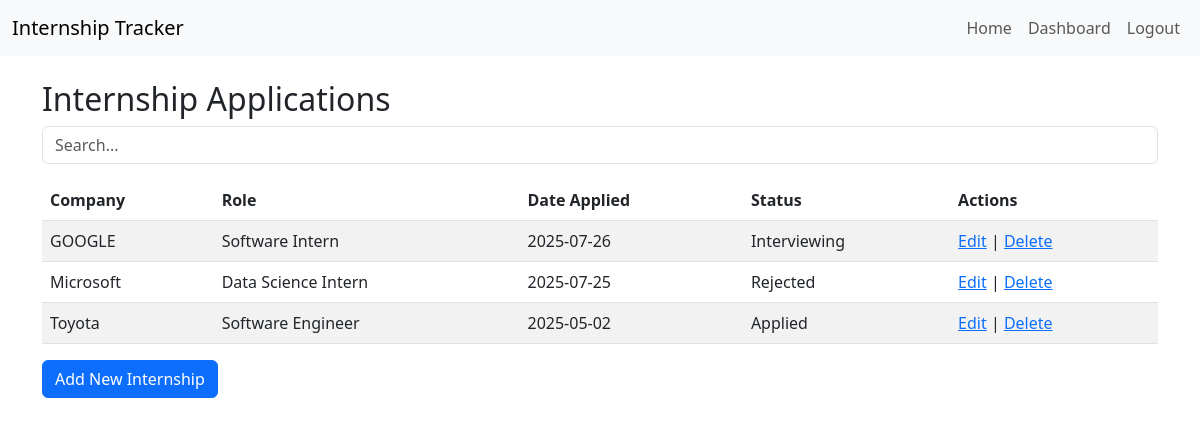
The page / (signed in) on the database its author committed.
### tables this page shows
CREATE TABLE applications (
        id INTEGER PRIMARY KEY AUTOINCREMENT,
        company TEXT NOT NULL,
        role TEXT NOT NULL,
        date_applied TEXT,
        job_link TEXT,
        status TEXT,
        notes TEXT,
        follow_up_date TEXT
    );

### app.py (the view)
@app.route('/')
@login_required
def home():
    search = request.args.get('search', '')  # Get search text from query string
    conn = get_db_connection()
    if search:
        applications = conn.execute('''
            SELECT * FROM applications
            WHERE company LIKE ? OR role LIKE ? OR status LIKE ?
        ''', (f'%{search}%', f'%{search}%', f'%{search}%')).fetchall()
    else:
        applications = conn.execute('SELECT * FROM applications').fetchall()
    conn.close()
    return render_template('home.html', applications=applications, search=search)

### app.py (called while the page is built)
def get_db_connection():
    db_path = os.path.abspath('internships.db')
    print(f"Connecting to DB at: {db_path}")
    conn = sqlite3.connect('internships.db')
    conn.row_factory = sqlite3.Row
    return conn

def login_required(f):
    @wraps(f)
    def decorated_function(*args, **kwargs):
        if 'user_id' not in session:
            flash('You need to log in first.')
            return redirect('/login')
        return f(*args, **kwargs)
    return decorated_function

### templates/home.html (shortened to what this page needs)
{% extends "base.html" %}
{% block content %}
<h2>Internship Applications</h2>
<form method="GET" class="mb-3">
  <input type="text" name="search" value="{{ search }}" placeholder="Search..." class="form-control" />
</form>
<table class="table table-striped">
  <thead>
    <tr>
      <th>Company</th>
      <th>Role</th>
      <th>Date Applied</th>
      <th>Status</th>
      <th>Actions</th>
    </tr>
  </thead>
  <tbody>
    {% for app in applications %}
      <tr>
        <td>{{ app.company }}</td>
        <td>{{ app.role }}</td>
        <td>{{ app.date_applied }}</td>
        <td>{{ app.status }}</td>
        <td>
          <a href="/edit/{{ app.id }}">Edit</a> |
          <a href="/delete/{{ app.id }}" onclick="return confirm('Are you sure?')">Delete</a>
        </td>
      </tr>
    {% else %}
      <tr><td colspan="5">No applications found.</td></tr>
    {% endfor %}
  </tbody>
</table>
<a href="/add" class="btn btn-primary">Add New Internship</a>
{% endblock %}

### templates/base.html (shortened to what this page needs)
<!DOCTYPE html>
<html lang="en">
<head>
  <link href="https://cdn.jsdelivr.net/npm/bootstrap@5.3.0/dist/css/bootstrap.min.css" rel="stylesheet" />
</head>
<body>
<nav class="navbar navbar-expand-lg navbar-light bg-light">
  <div class="container-fluid">
    <a class="navbar-brand" href="/">Internship Tracker</a>
    <div>
      <ul class="navbar-nav me-auto mb-2 mb-lg-0">
        {% if session.get('user_id') %}
          <li class="nav-item"><a class="nav-link" href="/">Home</a></li>
          <li class="nav-item"><a class="nav-link" href="/dashboard">Dashboard</a></li>
          <li class="nav-item"><a class="nav-link" href="/logout">Logout</a></li>
        {% else %}
          <li class="nav-item"><a class="nav-link" href="/login">Login</a></li>
          <li class="nav-item"><a class="nav-link" href="/register">Register</a></li>
        {% endif %}
      </ul>
    </div>
  </div>
</nav>
<div class="container mt-4">
  {% block content %}{% endblock %}
</div>
</body>
</html>

### rows shown on the page
applications: company "GOOGLE", role "Software Intern", date_applied "2025-07-26", status "Interviewing"
applications: company "Microsoft", role "Data Science Intern", date_applied "2025-07-25", status "Rejected"
applications: company "Toyota", role "Software Engineer", date_applied "2025-05-02", status "Applied"
